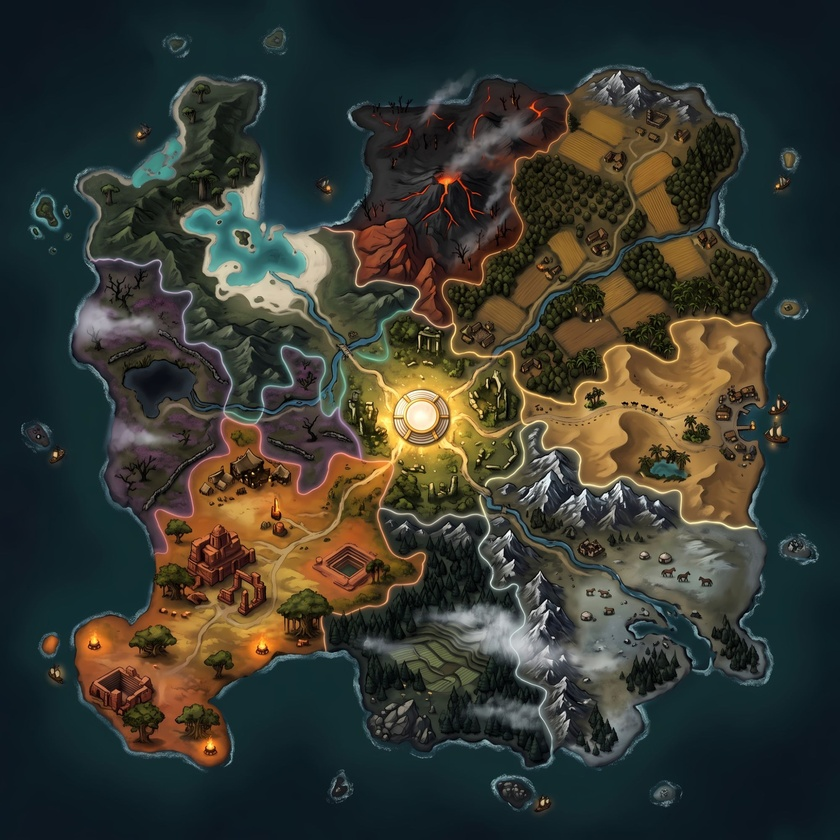
#> input picture art/board/board-dark.jpg, 840 x 840 px, shrunk from 2000 x 2000 before the run
$ python grade-board.py ../art/board/board-dark.jpg ../art/board/board-dark.jpg
#> lines starting #> are read from the running program, lines starting #| are printed output that depends on the picture
# Grade the painted board for the game: a little darker and grittier, a vignette toward the edges and a warm lift
# around the Throne, then write the webp the game loads (BOARD_ART.image).
# Usage: python3 -I scripts/grade-board.py art/board/board-dark.jpg public/art/board.webp
import sys
import numpy as np
import cv2

src, out = sys.argv[1], sys.argv[2]
im = cv2.imread(src).astype(np.float32) / 255
H, W = im.shape[:2]
#> H = 840; W = 840
# darker, a touch more contrast, slightly less saturated
hsv = cv2.cvtColor(im, cv2.COLOR_BGR2HSV)
#> hsv: shape (840, 840, 3) float32; mean H, S, V 136.9, 0.5, 0.3
hsv[..., 1] *= 0.88
#> hsv: shape (840, 840, 3) float32; mean H, S, V 136.9, 0.4, 0.3
im = cv2.cvtColor(hsv, cv2.COLOR_HSV2BGR)
im = np.clip((im - 0.5) * 1.08 + 0.5, 0, 1) * 0.86
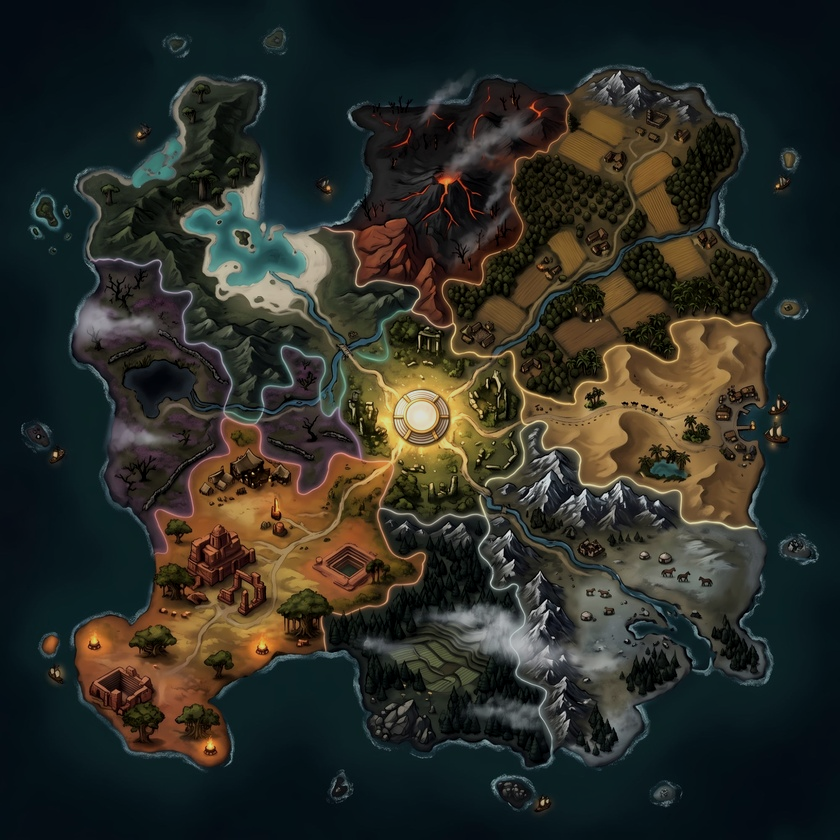
#> im: shape (840, 840, 3) float32; mean B, G, R 0.153, 0.179, 0.174
# vignette: full strength at the centre, falling to 55% in the corners
yy, xx = np.mgrid[0:H, 0:W].astype(np.float32)
r = np.sqrt(((xx - W / 2) / (W / 2)) ** 2 + ((yy - H / 2) / (H / 2)) ** 2) / np.sqrt(2)
im *= (1 - 0.45 * np.clip((r - 0.25) / 0.75, 0, 1) ** 1.4)[..., None]
# a soft warm glow around the Throne
glow = np.exp(-(((xx - W / 2) ** 2 + (yy - H / 2) ** 2) / (2 * (0.07 * W) ** 2)))
im += glow[..., None] * np.array([0.05, 0.12, 0.2], np.float32)
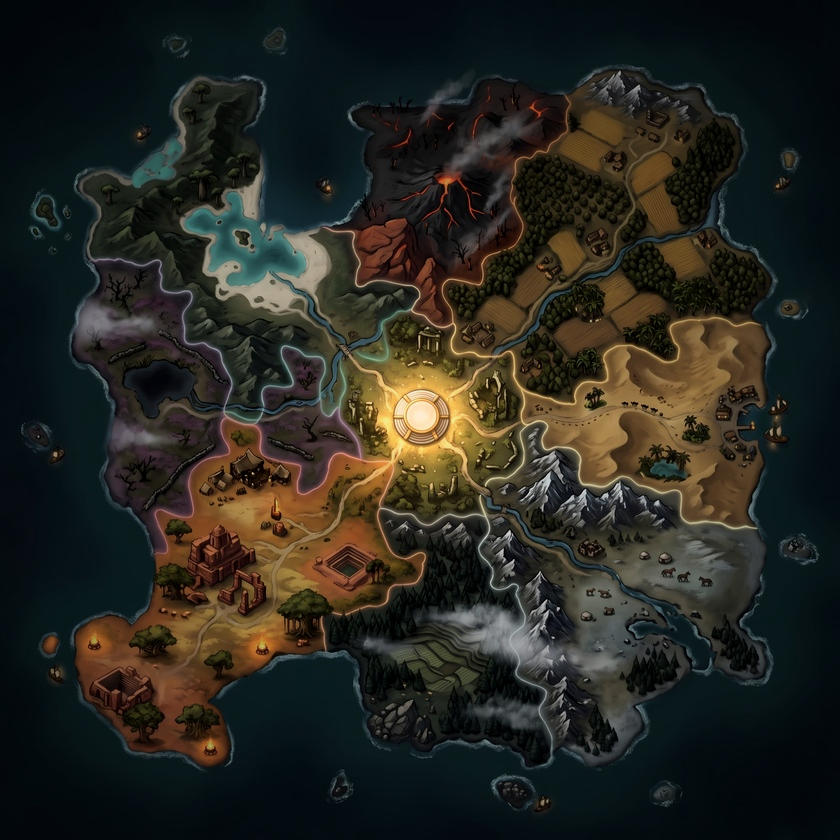
#> im: shape (840, 840, 3) float32; mean B, G, R 0.136, 0.165, 0.167; drawn with min black and max white
cv2.imwrite(out, (np.clip(im, 0, 1) * 255).astype(np.uint8), [cv2.IMWRITE_WEBP_QUALITY, 88])
print('wrote', out, W, H)
#| wrote ../art/board/board-dark.jpg 840 840
